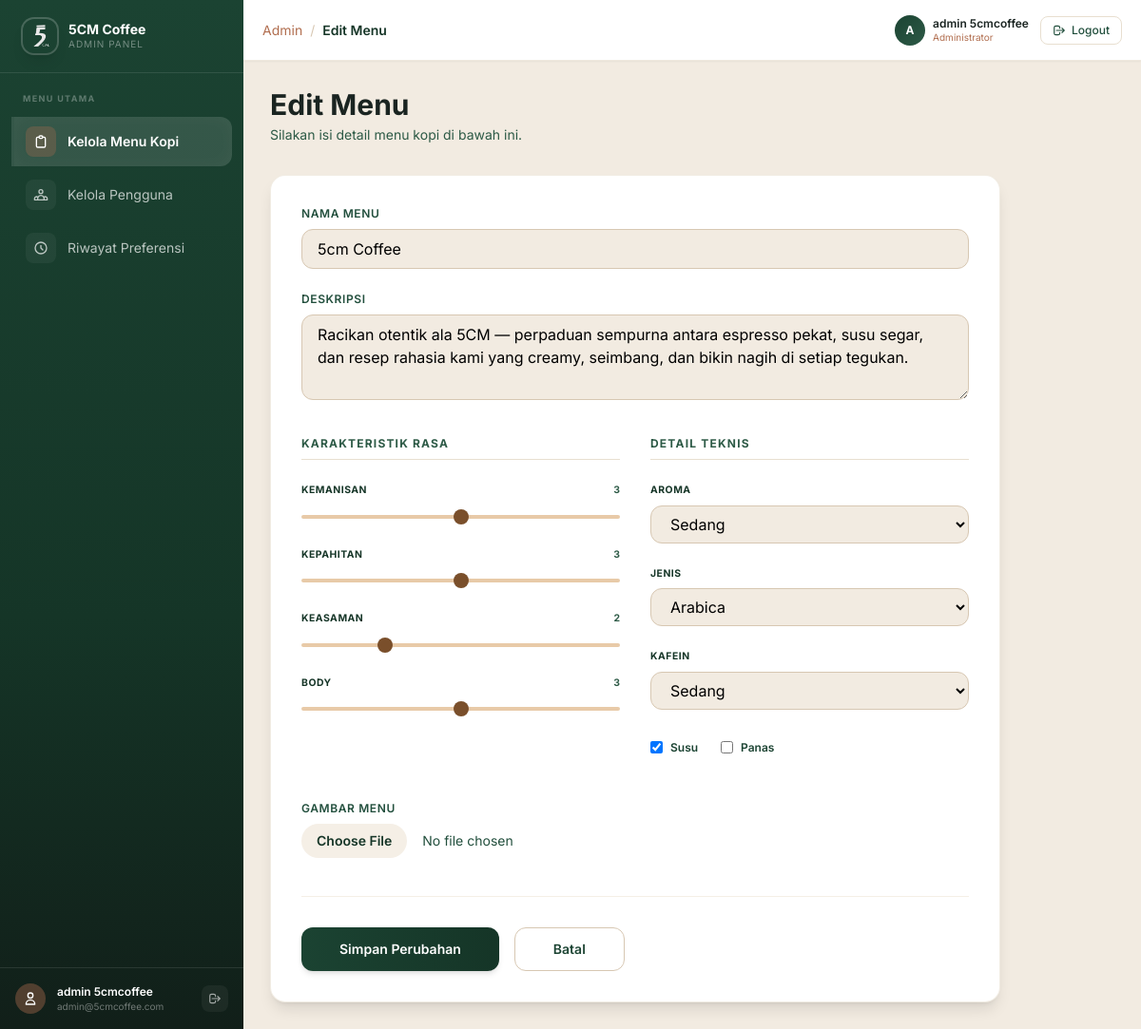
Page /admin-menu/edit/1/ (signed in) on the committed database.
### recommendation/models.py (models this page shows, shortened)
class User(AbstractBaseUser, PermissionsMixin):
    id_user = models.AutoField(primary_key=True)
    nama = models.CharField(max_length=100)
    email = models.EmailField(max_length=100, unique=True)
    is_active = models.BooleanField(default=True)
    is_staff = models.BooleanField(default=False)
    objects = UserManager()
    USERNAME_FIELD = 'email'
    REQUIRED_FIELDS = ['nama']
    class Meta:
        db_table = 'user'
        verbose_name = 'User'
        verbose_name_plural = 'User'

class MenuKopi(models.Model):
    id_menu = models.AutoField(primary_key=True)
    nama_menu = models.CharField(max_length=100)
    kemanisan = models.IntegerField(help_text="Skala 1-5")
    kepahitan = models.IntegerField(help_text="Skala 1-5")
    keasaman = models.IntegerField(help_text="Skala 1-5")
    body = models.IntegerField(help_text="Skala 1-5")
    aroma = models.IntegerField(help_text="Skala 1-3")
    susu = models.BooleanField(default=False, help_text="0/1")
    suhu = models.BooleanField(default=True, help_text="0=dingin, 1=panas")
    jenis = models.IntegerField(help_text="Kategori")
    kafein = models.IntegerField(help_text="Level")
    description = models.TextField(blank=True, null=True) # Tambahan untuk UI
    image = models.ImageField(upload_to='coffee_images/', blank=True, null=True) # Tambahan untuk UI
    class Meta:
        db_table = 'menu_kopi'
        verbose_name = 'Menu Kopi'
        verbose_name_plural = 'Menu Kopi'

### recommendation/views.py (the view)
# urls.py: path('admin-menu/edit/<int:pk>/', views.admin_menu_edit, name='admin_menu_edit'),
@login_required
def admin_menu_edit(request, pk):
    if not request.user.is_staff:
        return redirect('recommendation:form')
    menu = get_object_or_404(MenuKopi, pk=pk)
    if request.method == 'POST':
        form = MenuForm(request.POST, request.FILES, instance=menu)
        if form.is_valid():
            form.save()
            messages.success(request, 'Menu berhasil diperbarui.')
            return redirect('recommendation:admin_menu')
    else:
        form = MenuForm(instance=menu)
    return render(request, 'recommendation/admin_menu_form.html', {'form': form, 'title': 'Edit Menu', 'menu': menu})

### recommendation/templates/recommendation/admin_menu_form.html (shortened to what this page needs)
{% extends 'recommendation/base_admin.html' %}
{% block admin_content %}
<div class="max-w-3xl animate-fade-in">
    <div class="mb-8">
        <h1 class="text-3xl font-bold text-coffee-800 mb-1">{{ title }}</h1>
        <p class="text-coffee-400 text-sm">Silakan isi detail menu kopi di bawah ini.</p>
    </div>
    <div class="bg-white rounded-2xl shadow-lg border border-coffee-100/60 p-8">
        <form method="POST" enctype="multipart/form-data">
            <div class="grid grid-cols-1 md:grid-cols-2 gap-8 mb-8">
                <div class="space-y-6 md:col-span-2">
                    <div>
                        <label class="block text-xs font-semibold text-coffee-500 uppercase tracking-wider mb-2">Nama Menu</label>
                        {{ form.nama_menu }}
                    </div>
                    <div>
                        <label class="block text-xs font-semibold text-coffee-500 uppercase tracking-wider mb-2">Deskripsi</label>
                        {{ form.description }}
                    </div>
                </div>
                <div class="space-y-6">
                    <h3 class="text-xs font-bold text-coffee-400 uppercase tracking-widest border-b border-coffee-100 pb-2">Karakteristik Rasa</h3>
                    {% for field in form %}
                        {% if field.name in "kemanisan,kepahitan,keasaman,body" %}
                        <div>
                            <div class="flex justify-between mb-1">
                                <label class="text-[0.65rem] font-bold text-coffee-700 uppercase tracking-wider">{{ field.label }}</label>
                                <span class="text-[0.65rem] font-bold text-coffee-400" id="val_{{ field.name }}">3</span>
                            </div>
                            {{ field }}
                        </div>
                        {% endif %}
                    {% endfor %}
                </div>
                <div class="space-y-6">
                    <h3 class="text-xs font-bold text-coffee-400 uppercase tracking-widest border-b border-coffee-100 pb-2">Detail Teknis</h3>
                    {% for field in form %}
                        {% if field.name in "aroma,jenis,kafein" %}
                        <div>
                            <label class="text-[0.65rem] font-bold text-coffee-700 uppercase tracking-wider block mb-2">{{ field.label }}</label>
                            {{ field }}
                        </div>
                        {% endif %}
                    {% endfor %}
                    <div class="flex gap-6 pt-2">
                        <label class="flex items-center gap-2 cursor-pointer">
                            {{ form.susu }}
                            <span class="text-xs font-semibold text-coffee-600">Susu</span>
                        </label>
                        <label class="flex items-center gap-2 cursor-pointer">
                            {{ form.suhu }}
                            <span class="text-xs font-semibold text-coffee-600">Panas</span>
                        </label>
                    </div>
                </div>
                <div class="md:col-span-2 pt-4">
                    <label class="block text-xs font-semibold text-coffee-500 uppercase tracking-wider mb-2">Gambar Menu</label>
                    <div class="flex items-center gap-6">
                        <div class="flex-grow">
                            {{ form.image }}
                        </div>
                    </div>
                </div>
            </div>
            <div class="mt-10 flex gap-4 border-t border-coffee-50 pt-8">
                <button type="submit" class="btn-glow bg-gradient-to-r from-coffee-600 to-coffee-700 text-white font-semibold py-3 px-10 rounded-xl text-sm shadow-md">
                    Simpan Perubahan
                </button>
                <a href="{% url 'recommendation:admin_menu' %}" class="border border-coffee-200 text-coffee-600 font-semibold py-3 px-10 rounded-xl text-sm hover:bg-coffee-50 transition-colors">
                    Batal
                </a>
            </div>
        </form>
    </div>
</div>
{% endblock %}

### recommendation/templates/recommendation/base_admin.html (shortened to what this page needs)
{% load static %}
<!DOCTYPE html>
<html lang="id">
<head>
    <script src="https://cdn.tailwindcss.com"></script>
</head>
<body class="bg-cream-50 flex h-screen overflow-hidden">
    <aside id="sidebar"
           class="fixed lg:static top-0 left-0 h-full w-64 flex-shrink-0 flex flex-col z-30
                  -translate-x-full lg:translate-x-0"
           style="background: linear-gradient(180deg, #1B4332 0%, #153527 60%, #111F19 100%);">
        <div class="flex items-center gap-3 px-6 py-5 border-b border-white/10">
            <div class="w-9 h-9 flex-shrink-0 rounded-xl overflow-hidden shadow-lg ring-2 ring-white/20">
                <img src="{% static 'logo.png' %}" alt="Logo" class="w-full h-full object-contain">
            </div>
            <div class="min-w-0">
                <p class="text-white font-bold text-sm leading-tight truncate">5CM Coffee</p>
                <p class="text-white/40 text-[10px] uppercase tracking-widest">Admin Panel</p>
            </div>
        </div>
        <nav class="flex-1 px-3 py-5 sidebar-scroll overflow-y-auto">
            <p class="text-white/30 text-[9px] uppercase tracking-[0.15em] font-bold px-3 mb-3">Menu Utama</p>
            <a href="{% url 'recommendation:admin_menu' %}"
               class="nav-item flex items-center gap-3 px-3 py-2.5 rounded-r-xl mb-1 text-sm
                      {% if request.resolver_match.url_name == 'admin_menu' or request.resolver_match.url_name == 'admin_menu_add' or request.resolver_match.url_name == 'admin_menu_edit' %}
                          nav-active text-white font-semibold
                      {% else %}
                          text-white/70 hover:text-white
                      {% endif %}">
                <span class="w-8 h-8 rounded-lg flex items-center justify-center flex-shrink-0
                             {% if request.resolver_match.url_name == 'admin_menu' or request.resolver_match.url_name == 'admin_menu_add' or request.resolver_match.url_name == 'admin_menu_edit' %}
                                 bg-coffee-300/30
                             {% else %}
                                 bg-white/5
                             {% endif %}">
                    <svg xmlns="http://www.w3.org/2000/svg" class="h-4 w-4" fill="none" viewBox="0 0 24 24" stroke="currentColor" stroke-width="2">
                        <path stroke-linecap="round" stroke-linejoin="round" d="M9 5H7a2 2 0 00-2 2v12a2 2 0 002 2h10a2 2 0 002-2V7a2 2 0 00-2-2h-2M9 5a2 2 0 002 2h2a2 2 0 002-2M9 5a2 2 0 012-2h2a2 2 0 012 2" />
                    </svg>
                </span>
                <span>Kelola Menu Kopi</span>
            </a>
            <a href="{% url 'recommendation:admin_users' %}"
               class="nav-item flex items-center gap-3 px-3 py-2.5 rounded-r-xl mb-1 text-sm
                      {% if request.resolver_match.url_name == 'admin_users' or request.resolver_match.url_name == 'admin_user_add' or request.resolver_match.url_name == 'admin_user_edit' %}
                          nav-active text-white font-semibold
                      {% else %}
                          text-white/70 hover:text-white
                      {% endif %}">
                <span class="w-8 h-8 rounded-lg flex items-center justify-center flex-shrink-0
                             {% if request.resolver_match.url_name == 'admin_users' or request.resolver_match.url_name == 'admin_user_add' or request.resolver_match.url_name == 'admin_user_edit' %}
                                 bg-coffee-300/30
                             {% else %}
                                 bg-white/5
                             {% endif %}">
                </span>
                <span>Kelola Pengguna</span>
            </a>
            <a href="{% url 'recommendation:admin_preferensi' %}"
               class="nav-item flex items-center gap-3 px-3 py-2.5 rounded-r-xl mb-1 text-sm
                      {% if request.resolver_match.url_name == 'admin_preferensi' %}
                          nav-active text-white font-semibold
                      {% else %}
                          text-white/70 hover:text-white
                      {% endif %}">
                <span class="w-8 h-8 rounded-lg flex items-center justify-center flex-shrink-0
                             {% if request.resolver_match.url_name == 'admin_preferensi' %}
                                 bg-coffee-300/30
                             {% else %}
                                 bg-white/5
                             {% endif %}">
                    <svg xmlns="http://www.w3.org/2000/svg" class="h-4 w-4" fill="none" viewBox="0 0 24 24" stroke="currentColor" stroke-width="2">
                        <path stroke-linecap="round" stroke-linejoin="round" d="M12 8v4l3 3m6-3a9 9 0 11-18 0 9 9 0 0118 0z" />
                    </svg>
                </span>
                <span>Riwayat Preferensi</span>
            </a>
        </nav>
        <div class="border-t border-white/10 px-4 py-4">
            <div class="flex items-center gap-3">
                <div class="w-8 h-8 rounded-full bg-coffee-300/40 flex items-center justify-center flex-shrink-0">
                    <svg xmlns="http://www.w3.org/2000/svg" class="h-4 w-4 text-white" fill="none" viewBox="0 0 24 24" stroke="currentColor" stroke-width="2">
                        <path stroke-linecap="round" stroke-linejoin="round" d="M16 7a4 4 0 11-8 0 4 4 0 018 0zM12 14a7 7 0 00-7 7h14a7 7 0 00-7-7z" />
                    </svg>
                </div>
                <div class="min-w-0 flex-1">
                    <p class="text-white text-xs font-semibold truncate">{{ user.nama }}</p>
                    <p class="text-white/40 text-[10px] truncate">{{ user.email }}</p>
                </div>
                <a href="{% url 'recommendation:logout' %}"
                   title="Logout"
                   class="w-7 h-7 rounded-lg bg-white/5 hover:bg-red-500/20 flex items-center justify-center transition-colors flex-shrink-0">
                    <svg xmlns="http://www.w3.org/2000/svg" class="h-3.5 w-3.5 text-white/60 hover:text-red-400" fill="none" viewBox="0 0 24 24" stroke="currentColor" stroke-width="2">
                        <path stroke-linecap="round" stroke-linejoin="round" d="M17 16l4-4m0 0l-4-4m4 4H7m6 4v1a3 3 0 01-3 3H6a3 3 0 01-3-3V7a3 3 0 013-3h4a3 3 0 013 3v1" />
                    </svg>
                </a>
            </div>
        </div>
    </aside>
    <div class="flex-1 flex flex-col h-screen overflow-hidden min-w-0">
        <header class="flex-shrink-0 flex items-center gap-4 px-5 py-0 h-16 bg-white border-b border-coffee-100/70 shadow-sm z-10">
            <div class="flex items-center gap-2 text-sm min-w-0">
                <span class="text-coffee-300 hidden sm:inline">Admin</span>
                <span class="text-coffee-200 hidden sm:inline">/</span>
                <span class="text-coffee-700 font-semibold truncate">
                    {% if request.resolver_match.url_name == 'admin_menu' %}
                        Kelola Menu Kopi
                    {% elif request.resolver_match.url_name == 'admin_menu_add' %}
                        Tambah Menu
                    {% elif request.resolver_match.url_name == 'admin_menu_edit' %}
                        Edit Menu
                    {% elif request.resolver_match.url_name == 'admin_users' %}
                        Kelola Pengguna
                    {% elif request.resolver_match.url_name == 'admin_user_add' %}
                        Tambah Pengguna
                    {% elif request.resolver_match.url_name == 'admin_user_edit' %}
                        Edit Pengguna
                    {% elif request.resolver_match.url_name == 'admin_preferensi' %}
                        Riwayat Preferensi
                    {% else %}
                        Dashboard
                    {% endif %}
                </span>
            </div>
            <div class="flex items-center gap-3 flex-shrink-0">
                <div class="hidden sm:flex items-center gap-2">
                    <div class="w-8 h-8 rounded-full flex items-center justify-center text-white text-xs font-bold"
                         style="background: linear-gradient(135deg, #1B4332, #2D5A46);">
                        {{ user.nama|first|upper }}
                    </div>
                    <div class="leading-tight">
                        <p class="text-xs font-semibold text-coffee-800">{{ user.nama }}</p>
                        <p class="text-[10px] text-coffee-300">Administrator</p>
                    </div>
                </div>
                <a href="{% url 'recommendation:logout' %}"
                   class="flex items-center gap-1.5 text-xs font-medium text-coffee-500 hover:text-red-500 border border-coffee-100 hover:border-red-200 px-3 py-1.5 rounded-lg transition-all">
                    <svg xmlns="http://www.w3.org/2000/svg" class="h-3.5 w-3.5" fill="none" viewBox="0 0 24 24" stroke="currentColor" stroke-width="2">
                        <path stroke-linecap="round" stroke-linejoin="round" d="M17 16l4-4m0 0l-4-4m4 4H7m6 4v1a3 3 0 01-3 3H6a3 3 0 01-3-3V7a3 3 0 013-3h4a3 3 0 013 3v1" />
                    </svg>
                    <span class="hidden sm:inline">Logout</span>
                </a>
            </div>
        </header>
        <main class="flex-1 overflow-y-auto content-scroll p-5 lg:p-7">
            <div class="animate-fade-in">
                {% block admin_content %}{% endblock %}
            </div>
        </main>
    </div>
</body>
</html>

### rows in the picture
User: nama "admin 5cmcoffee", email "admin@5cmcoffee.com", nama|first "A"
MenuKopi: nama_menu "5cm Coffee", description "Racikan otentik ala 5CM — perpaduan sempurna antara espresso pekat, susu segar, dan resep rahasia kami yang creamy, seimbang, dan bikin nagih di setiap tegukan.", form "3" "3" "2" "3", form "Sedang" "Arabica" "Sedang", susu "☑"

### other values in the picture
{{ title }} "Edit Menu"
{{ field.label }} "KEMANISAN" "KEPAHITAN" "KEASAMAN" "BODY"
{{ field.label }} "AROMA" "JENIS" "KAFEIN"
